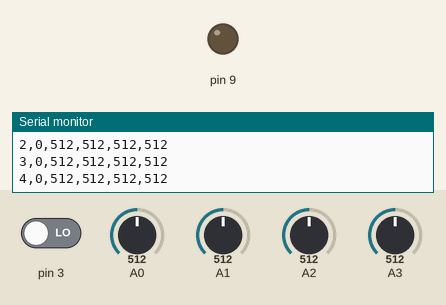
Recording of a sketch running on a simulated Arduino Uno, built with avr-gcc and run on an emulated ATmega328P. On the bench: output pins drawn as LEDs (lit = HIGH), the last lines printed to the serial monitor. The inputs (shaded band) are chosen by the test bench; at power-on: pin 3 LOW, A0 = 512, A1 = 512, A2 = 512, A3 = 512.

Above: at 1.2 s.
1.3 s: pin 3 driven HIGH
At 2.0 s:
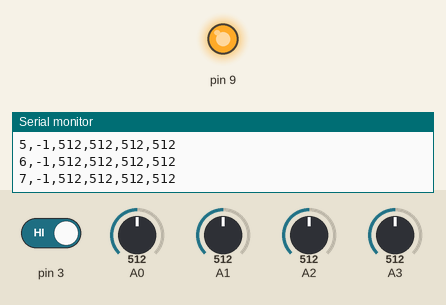
2.8 s: pin 3 driven LOW
At 3.2 s:
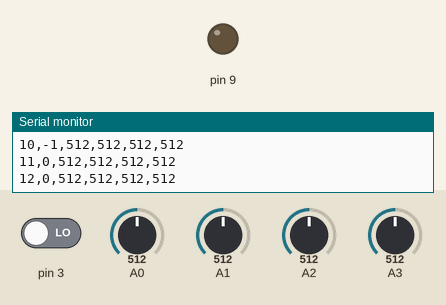
Timing chart, 0 to 5.8 s (numbered marks = the images above; inputs shaded):
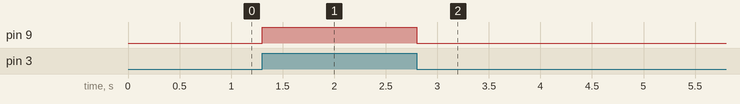

The sketch:

mpt-isr.ino
```cpp
// (licence header left out)
#include <avr/io.h>
#include <avr/interrupt.h>

// Comment this out to deactivate the airflow collection.
#define AIRFLOW_SENSOR

// Comment this out to deactivate the pulse collection.
#define PULSE_SENSOR

// Comment this out to deactivate PIN13 debug toggeling.
// This pin is used to meassure interval timing issues.
//#define TOGGLE_PIN_ON_INTERRUPT

bool newData = false;
int air1, air2, air3, pulse;
int sync = 0;
int buttonState = 0;

/**
 * 1s  = 1000ms
 * 1s  = 1000,000us
 * 1ms = 1000us
 *
 * for a   1ms measurement interval set interrupt to    1000us => 1000 Hz
 * for a  10ms measurement interval set interrupt to  10'000us =>  100 Hz
 * for a  50ms measurement interval set interrupt to  50'000us =>   20 Hz
 * for a 100ms measurement interval set interrupt to 100'000us =>   10 Hz
 *
 * Change TIME_MS_INTERVAL according to the target sample rate (dT).
 */
#define TIME_MS_INTERVAL  1UL

/**
 * initcnt = maxcnt - dT * cpufreq / prescale
 * initcnt = 65536 - 0.001 * 16,000,000 / 64 = 250
 */
#define TCNT1_START 250

/**
 * Time ms counter.
 */
unsigned long time_ms = 0;

ISR(TIMER1_OVF_vect)
{
  TCNT1 = TCNT1_START;

#ifdef TOGGLE_PIN_ON_INTERRUPT
  PINB |= 1 << PORTB5;
#endif

  time_ms += TIME_MS_INTERVAL;

  /**
   * Accoding to the Arduino documentation a analog read takes about 100us which is
   * 1s = 1000 000us / 100us = 10 000 reads/s
   *
   * https://www.arduino.cc/reference/en/language/functions/analog-io/analogread/
   */
#ifdef AIRFLOW_SENSOR
  air1 = analogRead(A0); // 100us
  air2 = analogRead(A1); // 100us
  air3 = analogRead(A2); // 100us
#endif
#ifdef PULSE_SENSOR
  pulse = analogRead(A3); // 100us => 500us => 0.0001s
#endif
  newData = true;
}

void setup() {
  Serial.begin(115200);
  pinMode(3, INPUT);
  pinMode(9, OUTPUT);

#ifdef TOGGLE_PIN_ON_INTERRUPT
  pinMode(13, OUTPUT);
#endif

  cli(); // disable interrupts
  // prevent disruptive default interrupt
  TIMSK0 &= ~(1 << TOIE0);

  // Setup interrupt one
  TCCR1A = 0;
  TCCR1B = 0;
  TCNT1 = TCNT1_START;
  TCCR1B = (1 << CS11) | (1<<CS10);
  TIMSK1 |= (1 << TOIE1);
  sei(); // enable interrupts
}

// TODO CH reset time_ms on sync?
void loop() {
  buttonState = digitalRead(3);
  if (buttonState){
    digitalWrite(9, HIGH);
    sync = -1;
  }
  else{
    digitalWrite(9, LOW);
    sync = 0;
  }
  if (newData) {
    Serial.print(time_ms);
    Serial.print(",");
    Serial.print(sync);
#ifdef AIRFLOW_SENSOR
    Serial.print(",");
    Serial.print(air1);
    Serial.print(",");
    Serial.print(air2);
    Serial.print(",");
    Serial.print(air3);
#endif
#ifdef PULSE_SENSOR
    Serial.print(",");
    Serial.print(pulse);
#endif
    Serial.println();
    newData = false;
  }
}
```

Measured:
- after the input at 1.3 s, pin 9: LOW → HIGH at once
- after the input at 2.8 s, pin 9: HIGH → LOW at once
